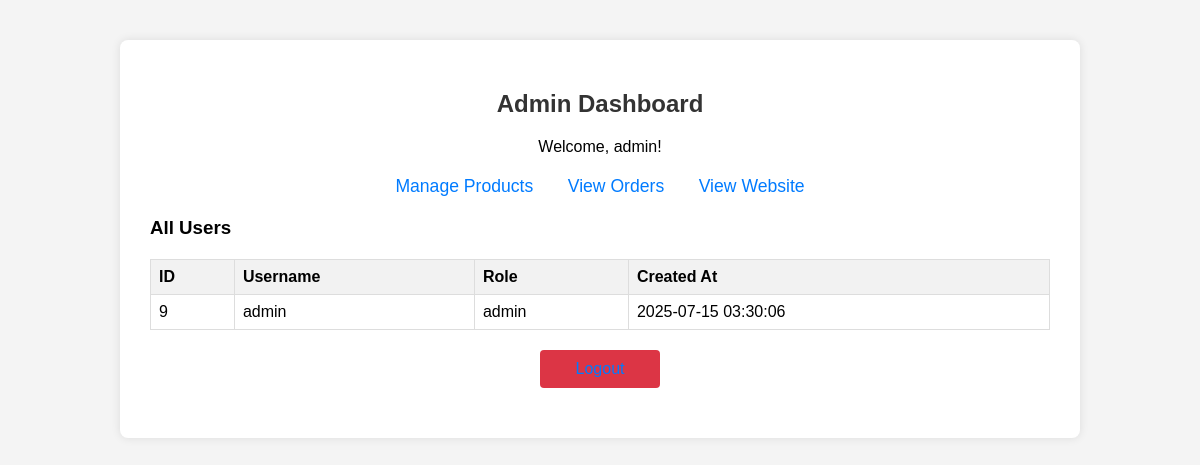
/admin_dashboard.php (signed in), run on the app's committed database.
### tables this page shows
CREATE TABLE `users` (
  `id` int(11) NOT NULL,
  `username` varchar(50) NOT NULL,
  `password` varchar(255) NOT NULL,
  `role` enum('user','admin') DEFAULT 'user',
  `created_at` timestamp NOT NULL DEFAULT current_timestamp()
);

### admin_dashboard.php (the view, shortened to what this page needs)
<?php
include 'db_connect.php';
$users = [];
$sql = "SELECT id, username, role, created_at FROM users";
$result = $conn->query($sql);
if ($result->num_rows > 0) {
    while($row = $result->fetch_assoc()) {
        $users[] = $row;
    }
}
?>
<!DOCTYPE html>
<html lang="en">
<head>
    <link rel="stylesheet" href="style.css">
</head>
<body>
    <div class="dashboard-container">
        <h2>Admin Dashboard</h2>
        <p>Welcome, <?php echo htmlspecialchars($_SESSION['username']); ?>!</p>
        <div class="dashboard-nav">
            <a href="admin_prod.php">Manage Products</a>
            <a href="admin_orders.php">View Orders</a>
            <a href="index.php" target="_blank">View Website</a>
        </div>
        <h3>All Users</h3>
        <?php if (!empty($users)): ?>
            <table class="user-table">
                <thead>
                    <tr>
                        <th>ID</th>
                        <th>Username</th>
                        <th>Role</th>
                        <th>Created At</th>
                    </tr>
                </thead>
                <tbody>
                    <?php foreach ($users as $user): ?>
                        <tr>
                            <td><?php echo htmlspecialchars($user['id']); ?></td>
                            <td><?php echo htmlspecialchars($user['username']); ?></td>
                            <td><?php echo htmlspecialchars($user['role']); ?></td>
                            <td><?php echo htmlspecialchars($user['created_at']); ?></td>
                        </tr>
                    <?php endforeach; ?>
                </tbody>
            </table>
        <?php else: ?>
            <p>No users found.</p>
        <?php endif; ?>
        <a href="logout.php" class="logout-btn">Logout</a>
    </div>
</body>
</html>

### style.css (style rules this page uses)
body { font-family: 'Lato', sans-serif; background-color: #f8f9fa; }

### admin_dashboard.php (style rules this page uses)
body { font-family: Arial, sans-serif; background-color: #f4f4f4; margin: 0; padding: 20px; }
.dashboard-container { background-color: #fff; padding: 30px; border-radius: 8px; box-shadow: 0 0 10px rgba(0, 0, 0, 0.1); max-width: 900px; margin: 20px auto; }
.dashboard-container h2 { margin-bottom: 20px; color: #333; text-align: center; }
.dashboard-container p { text-align: center; margin-bottom: 20px; }
.dashboard-container a { color: #007bff; text-decoration: none; }
.user-table { width: 100%; border-collapse: collapse; margin-top: 20px; }
.user-table th, .user-table td { border: 1px solid #ddd; padding: 8px; text-align: left; }
.user-table th { background-color: #f2f2f2; }
.logout-btn { display: block; width: 100px; margin: 20px auto; padding: 10px; background-color: #dc3545; color: white; text-align: center; border-radius: 4px; text-decoration: none; }
.dashboard-nav { text-align: center; margin-bottom: 20px; }
.dashboard-nav a { margin: 0 15px; font-size: 1.1em; }

### data on the page
users: id "9", username "admin", role "admin", created_at "2025-07-15 03:30:06"

### other printed values
$_SESSION['username'] "admin"
